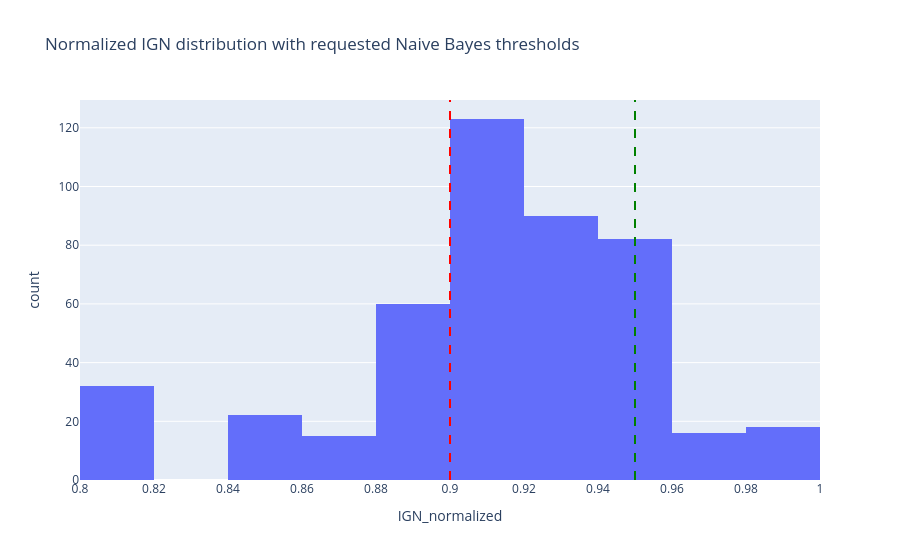

Notebook source saved alongside this figure:
### Markdown cell above
## Requested Naive Bayes Analysis Using IGN Thresholds

This section follows the requested rule exactly:

- `high` if normalized `IGN > 0.95`
- `low` if normalized `IGN < 0.9`

To make the thresholds match the `0.0` to `1.0` scale, the notebook divides `IGN` by `10`. Games in the middle band (`0.7` to `0.9`) are excluded from this specific experiment.

### Code cell
ign_nb_columns = list(dict.fromkeys(regression_features + ["IGN"]))
ign_nb_df = df[ign_nb_columns].dropna().copy()
ign_nb_df["IGN_normalized"] = ign_nb_df["IGN"] / 10

ign_nb_df = ign_nb_df.loc[
    (ign_nb_df["IGN_normalized"] > IGN_HIGH_THRESHOLD)
    | (ign_nb_df["IGN_normalized"] < IGN_LOW_THRESHOLD)
].copy()

ign_nb_df["IGN_label"] = np.where(
    ign_nb_df["IGN_normalized"] > IGN_HIGH_THRESHOLD,
    "high",
    "low",
)

class_counts = ign_nb_df["IGN_label"].value_counts().rename_axis("Class").reset_index(name="Count")
display(class_counts)

fig_ign_thresholds = px.histogram(
    df.assign(IGN_normalized=df["IGN"] / 10),
    x="IGN_normalized",
    nbins=20,
    title="Normalized IGN distribution with requested Naive Bayes thresholds",
)
fig_ign_thresholds.add_vline(x=IGN_LOW_THRESHOLD, line_dash="dash", line_color="red")
fig_ign_thresholds.add_vline(x=IGN_HIGH_THRESHOLD, line_dash="dash", line_color="green")
fig_ign_thresholds.show()

if ign_nb_df["IGN_label"].nunique() < 2:
    print(
        "The requested IGN-threshold split cannot train Gaussian Naive Bayes on the current dataset, "
        "because only one class is present after filtering."
    )
else:
    X_ign_nb = ign_nb_df[regression_features]
    y_ign_nb = (ign_nb_df["IGN_label"] == "high").astype(int)

    X_train_ign_nb, X_test_ign_nb, y_train_ign_nb, y_test_ign_nb = train_test_split(
        X_ign_nb,
        y_ign_nb,
        test_size=TEST_SIZE,
        random_state=RANDOM_STATE,
        stratify=y_ign_nb,
    )

    ign_nb_pipeline = Pipeline([
        ("imputer", SimpleImputer(strategy="median")),
        ("scaler", StandardScaler()),
        ("model", GaussianNB()),
    ])
    ign_nb_pipeline.fit(X_train_ign_nb, y_train_ign_nb)
    ign_nb_predictions = ign_nb_pipeline.predict(X_test_ign_nb)

    ign_nb_results = pd.DataFrame([
        {"Metric": "Accuracy", "Value": accuracy(y_test_ign_nb, ign_nb_predictions)},
        {"Metric": "Precision", "Value": precision(y_test_ign_nb, ign_nb_predictions)},
        {"Metric": "Recall", "Value": recall(y_test_ign_nb, ign_nb_predictions)},
        {"Metric": "F1", "Value": f1_score(y_test_ign_nb, ign_nb_predictions)},
    ])
    display(ign_nb_results)

    ign_nb_confusion = confusion_matrix(y_test_ign_nb, ign_nb_predictions)
    fig_ign_nb_confusion = px.imshow(
        ign_nb_confusion,
        text_auto=True,
        color_continuous_scale="Greens",
        x=["Predicted low", "Predicted high"],
        y=["Actual low", "Actual high"],
        title="Gaussian Naive Bayes confusion matrix for the requested IGN thresholds",
    )
    fig_ign_nb_confusion.show()

### Figure 1 — Plotly figure (JSON) as saved in the notebook; plotly's stock layout.template omitted (floating-point values rounded to 4 significant figures; data arrays with more than 128 entries replaced by an {"elided": "..."} marker saying what was removed)
{"data": [{"bingroup": "x", "hovertemplate": "IGN_normalized=%{x}<br>count=%{y}<extra></extra>", "legendgroup": "", "marker": {"color": "#636efa", "pattern": {"shape": ""}}, "name": "", "nbinsx": 20, "orientation": "v", "showlegend": false, "type": "histogram", "x": {"elided": "637 float values"}, "xaxis": "x", "yaxis": "y"}], "layout": {"barmode": "relative", "legend": {"tracegroupgap": 0}, "shapes": [{"line": {"color": "red", "dash": "dash"}, "type": "line", "x0": 0.9, "x1": 0.9, "xref": "x", "y0": 0, "y1": 1, "yref": "y domain"}, {"line": {"color": "green", "dash": "dash"}, "type": "line", "x0": 0.95, "x1": 0.95, "xref": "x", "y0": 0, "y1": 1, "yref": "y domain"}], "title": {"text": "Normalized IGN distribution with requested Naive Bayes thresholds"}, "xaxis": {"anchor": "y", "domain": [0, 1], "title": {"text": "IGN_normalized"}}, "yaxis": {"anchor": "x", "domain": [0, 1], "title": {"text": "count"}}}}
